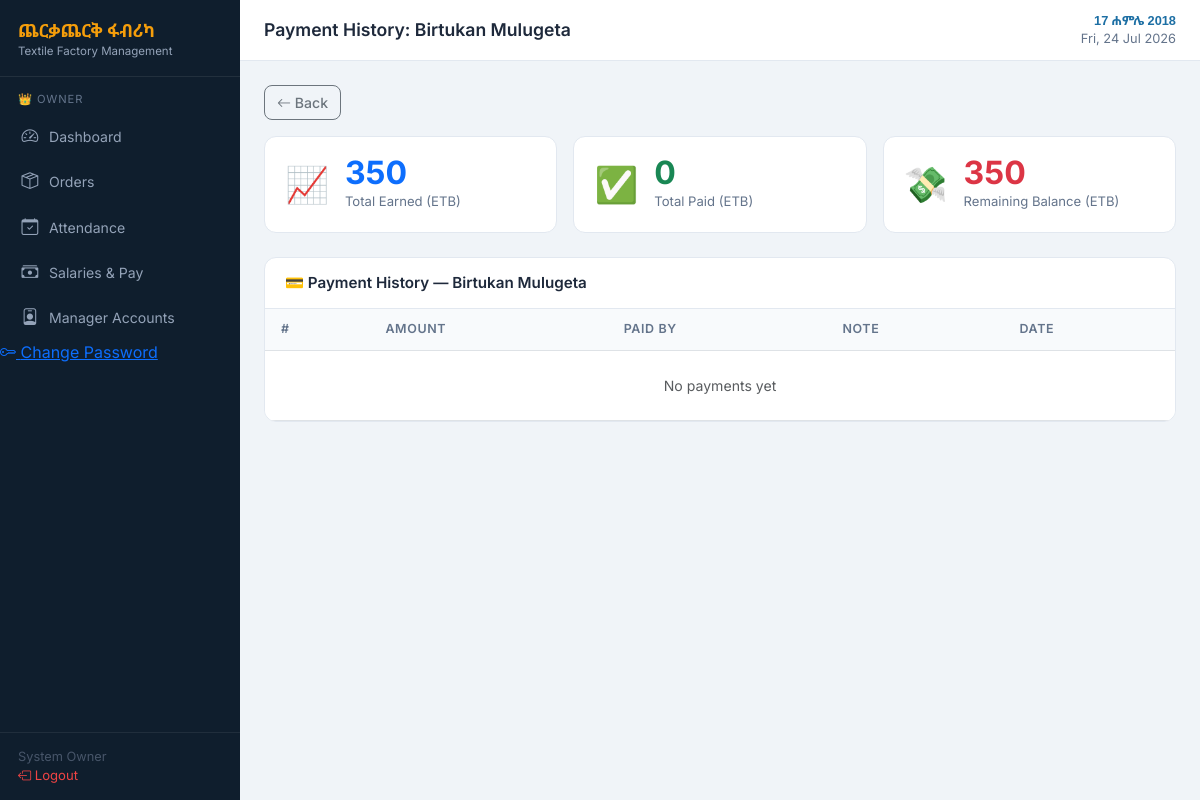
/owner/pay_history.php?emp=8 (signed in), run on the app's committed database.
### tables this page shows
CREATE TABLE `employees` (
  `id` int(11) NOT NULL AUTO_INCREMENT,
  `full_name` varchar(100) NOT NULL,
  `phone` varchar(20) DEFAULT NULL,
  `position` varchar(100) DEFAULT NULL,
  `level` char(1) NOT NULL DEFAULT 'D',
  `is_active` tinyint(1) DEFAULT 1,
  `created_at` timestamp NOT NULL DEFAULT current_timestamp(),
  PRIMARY KEY (`id`)
);

### includes/auth.php (called while the page is built, shortened)
<?php
function currentUser() {
    return [
        'id'   => $_SESSION['user_id'] ?? null,
        'name' => $_SESSION['name']    ?? '',
        'role' => $_SESSION['role']    ?? '',
    ];
}

### includes/functions.php (called while the page is built, shortened)
<?php
function gregorianToEthiopian($gYear, $gMonth, $gDay) {
    $jdn = gregorianToJDN($gYear, $gMonth, $gDay);
    return jdnToEthiopian($jdn);
}
function gregorianToJDN($year, $month, $day) {
    $a = intdiv(14 - $month, 12);
    $y = $year + 4800 - $a;
    $m = $month + 12 * $a - 3;
    return $day + intdiv(153 * $m + 2, 5) + 365 * $y
         + intdiv($y, 4) - intdiv($y, 100) + intdiv($y, 400) - 32045;
}
function jdnToEthiopian($jdn) {
    $r = ($jdn - 1723856) % 1461;
    $n    = ($r % 365) + 365 * intdiv($r, 1460);
    $year = 4 * intdiv($jdn - 1723856, 1461) + intdiv($r, 365) - intdiv($r, 1460);
    $month = intdiv($n, 30) + 1;
    $day   = ($n % 30) + 1;
    return ['year' => $year, 'month' => $month, 'day' => $day];
}
function ethMonthName($month) {
    $names = [
        1 => 'መስከረም', 2 => 'ጥቅምት',  3 => 'ህዳር',   4 => 'ታህሳስ',
        5 => 'ጥር',    6 => 'የካቲት',  7 => 'መጋቢት',  8 => 'ሚያዚያ',
        9 => 'ግንቦት', 10 => 'ሰኔ',    11 => 'ሐምሌ',  12 => 'ነሐሴ',
        13 => 'ጳጉሜ'
    ];
    return $names[$month] ?? '';
}
function formatEthDate($gDate) {
    [$y, $m, $d] = explode('-', $gDate);
    $eth = gregorianToEthiopian((int)$y, (int)$m, (int)$d);
    return $eth['day'] . ' ' . ethMonthName($eth['month']) . ' ' . $eth['year'];
}
function todayEthiopian() {
    return formatEthDate(date('Y-m-d'));
}
function getEmployeeEarned($pdo, $empId) {
    $stmt = $pdo->prepare(
        "SELECT COALESCE(SUM(daily_rate),0) AS total
         FROM attendance WHERE employee_id=? AND status='present'"
    );
    $stmt->execute([$empId]);
    return (float)$stmt->fetchColumn();
}
function getEmployeePaid($pdo, $empId) {
    $stmt = $pdo->prepare(
        "SELECT COALESCE(SUM(amount),0) AS total FROM payments WHERE employee_id=?"
    );
    $stmt->execute([$empId]);
    return (float)$stmt->fetchColumn();
}
function sanitize($v) {
    return htmlspecialchars(trim((string)$v), ENT_QUOTES, 'UTF-8');
}
function isActive($segment) {
    return (strpos($_SERVER['PHP_SELF'] ?? '', $segment) !== false) ? 'active' : '';
}

### owner/pay_history.php (the view, shortened to what this page needs)
<?php
require_once __DIR__ . '/../config/db.php';
require_once __DIR__ . '/../includes/functions.php';
require_once __DIR__ . '/../includes/auth.php';
$empId = (int)($_GET['emp'] ?? 0);
$emp   = $pdo->prepare("SELECT * FROM employees WHERE id=?");
$emp->execute([$empId]); $emp = $emp->fetch();
$history = $pdo->prepare(
    "SELECT p.*, u.name AS paid_by_name FROM payments p
     LEFT JOIN users u ON u.id = p.paid_by
     WHERE p.employee_id = ? ORDER BY p.paid_at DESC"
);
$history->execute([$empId]);
$history = $history->fetchAll();
$earned  = getEmployeeEarned($pdo, $empId);
$paid    = getEmployeePaid($pdo,   $empId);
$balance = $earned - $paid;
$pageTitle = 'Payment History: ' . $emp['full_name'];
include __DIR__ . '/../includes/header.php';
?>
<a href="salaries.php" class="btn btn-outline-secondary mb-3"><i class="bi bi-arrow-left"></i> Back</a>
<div class="row g-3 mb-4">
  <div class="col-md-4"><div class="stat-card"><div class="stat-icon">📈</div><div>
    <div class="stat-val text-primary"><?= number_format($earned) ?></div>
    <div class="stat-label">Total Earned (ETB)</div>
  </div></div></div>
  <div class="col-md-4"><div class="stat-card"><div class="stat-icon">✅</div><div>
    <div class="stat-val text-success"><?= number_format($paid) ?></div>
    <div class="stat-label">Total Paid (ETB)</div>
  </div></div></div>
  <div class="col-md-4"><div class="stat-card"><div class="stat-icon">💸</div><div>
    <div class="stat-val <?= $balance > 0 ? 'text-danger' : 'text-success' ?>"><?= number_format($balance) ?></div>
    <div class="stat-label">Remaining Balance (ETB)</div>
  </div></div></div>
</div>
<div class="table-card">
  <div class="tc-head"><h5>💳 Payment History — <?= sanitize($emp['full_name']) ?></h5></div>
  <table class="table">
    <thead><tr><th>#</th><th>Amount</th><th>Paid By</th><th>Note</th><th>Date</th></tr></thead>
    <tbody>
    <?php if (!$history): ?>
      <tr><td colspan="5" class="text-center text-muted py-4">No payments yet</td></tr>
    <?php else: foreach ($history as $i => $p): ?>
      <tr>
        <td><?= $i + 1 ?></td>
        <td class="text-success fw-bold"><?= money($p['amount']) ?></td>
        <td><?= sanitize($p['paid_by_name'] ?? '—') ?></td>
        <td><?= sanitize($p['note'] ?? '—') ?></td>
        <td><?= formatEthDate(substr($p['paid_at'],0,10)) ?></td>
      </tr>
    <?php endforeach; endif; ?>
    </tbody>
  </table>
</div>
<?php include __DIR__ . '/../includes/footer.php'; ?>

### includes/header.php (shortened to what this page needs)
<?php
$user = currentUser();
$role = $user['role'];
?>
<!DOCTYPE html>
<html lang="en">
<head>
<link href="https://cdn.jsdelivr.net/npm/bootstrap@5.3.2/dist/css/bootstrap.min.css" rel="stylesheet">
<link href="https://cdn.jsdelivr.net/npm/bootstrap-icons@1.11.3/font/bootstrap-icons.min.css" rel="stylesheet">
</head>
<body>
<div class="sidebar" id="sidebar">
  <div class="sidebar-brand">
    <div class="brand-am">ጨርቃጨርቅ ፋብሪካ</div>
    <div class="brand-en">Textile Factory Management</div>
  </div>
  <div class="sidebar-role">
    <?php if ($role === 'owner'): ?>👑 Owner
    <?php elseif ($role === 'manager'): ?>🛠 Manager
    <?php else: ?>📋 Attendance Writer<?php endif; ?>
  </div>
  <nav>
  <?php if ($role === 'owner'): ?>
    <a href="<?= BASE_URL ?>/owner/dashboard.php"  class="<?= isActive('dashboard') ?>"><i class="bi bi-speedometer2"></i> Dashboard</a>
    <a href="<?= BASE_URL ?>/owner/orders.php"     class="<?= isActive('orders') ?>"><i class="bi bi-box-seam"></i> Orders</a>
    <a href="<?= BASE_URL ?>/owner/attendance.php" class="<?= isActive('attendance') ?>"><i class="bi bi-calendar-check"></i> Attendance</a>
    <a href="<?= BASE_URL ?>/owner/salaries.php"   class="<?= isActive('salaries') ?>"><i class="bi bi-cash-stack"></i> Salaries & Pay</a>
    <a href="<?= BASE_URL ?>/owner/managers.php"   class="<?= isActive('managers') ?>"><i class="bi bi-person-badge"></i> Manager Accounts</a>
  <?php else: ?>
    <a href="<?= BASE_URL ?>/writer/attendance.php" class="<?= isActive('attendance') ?>"><i class="bi bi-calendar-check"></i> Mark Attendance</a>
  <?php endif; ?>
  </nav>
  <a href="<?= BASE_URL ?>/change_password.php">
    <i class="bi bi-key"></i>
    Change Password
</a>
  <div class="sidebar-footer">
    <div><?= sanitize($user['name']) ?></div>
    <a href="<?= BASE_URL ?>/logout.php"><i class="bi bi-box-arrow-left"></i> Logout</a>
  </div>
</div>
<div class="main-wrap">
  <div class="topbar">
    <div style="display:flex;align-items:center;gap:10px">
      <span class="topbar-title"><?= sanitize($pageTitle ?? 'Dashboard') ?></span>
    </div>
    <div class="topbar-meta">
      <div class="eth-date"><?= todayEthiopian() ?></div>
      <div><?= date('D, d M Y') ?></div>
    </div>
  </div>
  <div class="page-body">

### includes/header.php (style rules this page uses)
:root { --primary: #1d6fa4; --primary-d: #155a87; --accent: #f59e0b; --sidebar-w: 240px; --bg: #f0f4f8; --card-bg: #ffffff; --text: #1e293b; --muted: #64748b; --border: #e2e8f0; --success: #059669; --danger: #dc2626; --warning: #d97706; }
*, *::before, *::after { box-sizing: border-box; }
body { font-family: 'Inter', 'Noto Sans Ethiopic', sans-serif; background: var(--bg); color: var(--text); margin: 0; min-height: 100vh; }
.sidebar { position: fixed; top: 0; left: 0; width: var(--sidebar-w); height: 100vh; background: #0f1e2d; color: #cbd5e1; display: flex; flex-direction: column; z-index: 1040; transition: transform .25s; overflow-y: auto; }
.sidebar-brand { padding: 20px 18px 16px; border-bottom: 1px solid rgba(255,255,255,.08); }
.sidebar-brand .brand-am { font-family: 'Noto Sans Ethiopic', sans-serif; font-size: 1.1rem; font-weight: 700; color: var(--accent); line-height: 1.2; }
.sidebar-brand .brand-en { font-size: .72rem; color: #94a3b8; margin-top: 2px; }
.sidebar-role { font-size: .7rem; text-transform: uppercase; letter-spacing: .08em; color: #64748b; padding: 14px 18px 6px; }
.sidebar nav a { display: flex; align-items: center; gap: 10px; padding: 10px 18px; color: #94a3b8; text-decoration: none; font-size: .88rem; border-left: 3px solid transparent; transition: all .15s; }
.sidebar nav a i { font-size: 1.05rem; width: 18px; text-align: center; }
.sidebar-footer { margin-top: auto; padding: 14px 18px; border-top: 1px solid rgba(255,255,255,.07); font-size: .8rem; color: #475569; }
.sidebar-footer a { color: #ef4444; text-decoration: none; font-size: .82rem; }
.main-wrap { margin-left: var(--sidebar-w); min-height: 100vh; display: flex; flex-direction: column; }
.topbar { background: var(--card-bg); border-bottom: 1px solid var(--border); padding: 12px 24px; display: flex; align-items: center; justify-content: space-between; position: sticky; top: 0; z-index: 100; }
.topbar-title { font-size: 1.1rem; font-weight: 600; }
.topbar-meta { font-size: .8rem; color: var(--muted); text-align: right; line-height: 1.4; }
.eth-date { font-family: 'Noto Sans Ethiopic', sans-serif; color: var(--primary); font-weight: 600; }
.page-body { padding: 24px; flex: 1; }
.stat-card { background: var(--card-bg); border-radius: 12px; padding: 20px; border: 1px solid var(--border); display: flex; align-items: center; gap: 16px; }
.stat-icon { font-size: 2.2rem; line-height: 1; }
.stat-val { font-size: 2rem; font-weight: 700; line-height: 1; }
.stat-label { font-size: .82rem; color: var(--muted); margin-top: 3px; }
.table-card { background: var(--card-bg); border-radius: 12px; padding: 0; border: 1px solid var(--border); overflow: hidden; }
.table-card .tc-head { padding: 16px 20px; border-bottom: 1px solid var(--border); display: flex; align-items: center; justify-content: space-between; }
.table-card .tc-head h5 { margin: 0; font-size: .95rem; font-weight: 600; }
.table { margin: 0; font-size: .88rem; }
.table th { background: #f8fafc; color: var(--muted); font-size: .78rem; text-transform: uppercase; letter-spacing: .05em; font-weight: 600; border-top: none; }
.table td, .table th { padding: 11px 16px; vertical-align: middle; }
.btn { font-size: .88rem; font-weight: 500; border-radius: 8px; }

### data on the page
employees: full_name "Payment History: Birtukan Mulugeta", full_name "Birtukan Mulugeta"

### other printed values
$user['name'] "System Owner"
todayEthiopian() "17 ሐምሌ 2018"
$earned "350"
$paid "0"
$balance "350"
